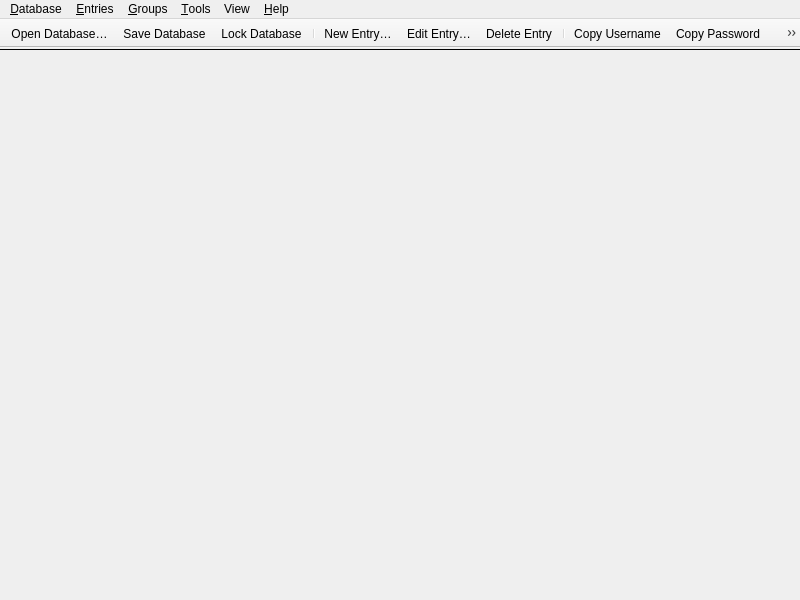
<?xml version="1.0" encoding="UTF-8"?>
<ui version="4.0">
 <class>MainWindow</class>
 <widget class="QMainWindow" name="MainWindow">
  <property name="enabled">
   <bool>true</bool>
  </property>
  <property name="geometry">
   <rect>
    <x>0</x>
    <y>0</y>
    <width>800</width>
    <height>600</height>
   </rect>
  </property>
  <property name="minimumSize">
   <size>
    <width>800</width>
    <height>500</height>
   </size>
  </property>
  <property name="windowTitle">
   <string notr="true">KeePassXC</string>
  </property>
  <widget class="QWidget" name="centralwidget">
   <property name="enabled">
    <bool>true</bool>
   </property>
   <layout class="QVBoxLayout" name="verticalLayout">
    <property name="spacing">
     <number>0</number>
    </property>
    <property name="leftMargin">
     <number>0</number>
    </property>
    <property name="topMargin">
     <number>0</number>
    </property>
    <property name="rightMargin">
     <number>0</number>
    </property>
    <property name="bottomMargin">
     <number>0</number>
    </property>
    <item>
     <widget class="MessageWidget" name="globalMessageWidget" native="true">
      <property name="sizePolicy">
       <sizepolicy hsizetype="Preferred" vsizetype="Preferred">
        <horstretch>0</horstretch>
        <verstretch>0</verstretch>
       </sizepolicy>
      </property>
     </widget>
    </item>
    <item>
     <widget class="Line" name="toolbarSeparator">
      <property name="frameShadow">
       <enum>QFrame::Plain</enum>
      </property>
      <property name="orientation">
       <enum>Qt::Horizontal</enum>
      </property>
     </widget>
    </item>
    <item>
     <widget class="QStackedWidget" name="stackedWidget">
      <property name="sizePolicy">
       <sizepolicy hsizetype="Preferred" vsizetype="Preferred">
        <horstretch>0</horstretch>
        <verstretch>0</verstretch>
       </sizepolicy>
      </property>
      <property name="currentIndex">
       <number>2</number>
      </property>
      <widget class="QWidget" name="pageDatabase">
       <layout class="QVBoxLayout" name="verticalLayout_2">
        <property name="leftMargin">
         <number>0</number>
        </property>
        <property name="topMargin">
         <number>0</number>
        </property>
        <property name="rightMargin">
         <number>0</number>
        </property>
        <property name="bottomMargin">
         <number>0</number>
        </property>
        <item>
         <widget class="DatabaseTabWidget" name="tabWidget">
          <property name="currentIndex">
           <number>-1</number>
          </property>
          <property name="tabsClosable">
           <bool>true</bool>
          </property>
          <property name="movable">
           <bool>true</bool>
          </property>
         </widget>
        </item>
       </layout>
      </widget>
      <widget class="QWidget" name="pageSettings">
       <layout class="QVBoxLayout" name="verticalLayout_3">
        <property name="leftMargin">
         <number>0</number>
        </property>
        <property name="topMargin">
         <number>0</number>
        </property>
        <property name="rightMargin">
         <number>0</number>
        </property>
        <property name="bottomMargin">
         <number>0</number>
        </property>
        <item>
         <widget class="ApplicationSettingsWidget" name="settingsWidget" native="true"/>
        </item>
       </layout>
      </widget>
      <widget class="QWidget" name="pageWelcome">
       <layout class="QVBoxLayout" name="verticalLayout_5">
        <item>
         <layout class="QHBoxLayout" name="horizontalLayout">
          <item>
           <spacer name="horizontalSpacer">
            <property name="orientation">
             <enum>Qt::Horizontal</enum>
            </property>
            <property name="sizeType">
             <enum>QSizePolicy::MinimumExpanding</enum>
            </property>
            <property name="sizeHint" stdset="0">
             <size>
              <width>50</width>
              <height>20</height>
             </size>
            </property>
           </spacer>
          </item>
          <item>
           <widget class="WelcomeWidget" name="welcomeWidget" native="true"/>
          </item>
          <item>
           <spacer name="horizontalSpacer_2">
            <property name="orientation">
             <enum>Qt::Horizontal</enum>
            </property>
            <property name="sizeType">
             <enum>QSizePolicy::MinimumExpanding</enum>
            </property>
            <property name="sizeHint" stdset="0">
             <size>
              <width>50</width>
              <height>20</height>
             </size>
            </property>
           </spacer>
          </item>
         </layout>
        </item>
       </layout>
      </widget>
      <widget class="QWidget" name="pagePasswordGenerator">
       <layout class="QVBoxLayout" name="verticalLayout_6">
        <property name="leftMargin">
         <number>60</number>
        </property>
        <property name="topMargin">
         <number>30</number>
        </property>
        <property name="rightMargin">
         <number>60</number>
        </property>
        <item>
         <spacer name="verticalSpacer_2">
          <property name="orientation">
           <enum>Qt::Vertical</enum>
          </property>
          <property name="sizeHint" stdset="0">
           <size>
            <width>20</width>
            <height>40</height>
           </size>
          </property>
         </spacer>
        </item>
        <item>
         <widget class="PasswordGeneratorWidget" name="passwordGeneratorWidget" native="true"/>
        </item>
        <item>
         <spacer name="verticalSpacer">
          <property name="orientation">
           <enum>Qt::Vertical</enum>
          </property>
          <property name="sizeHint" stdset="0">
           <size>
            <width>20</width>
            <height>40</height>
           </size>
          </property>
         </spacer>
        </item>
       </layout>
      </widget>
     </widget>
    </item>
   </layout>
  </widget>
  <widget class="QMenuBar" name="menubar">
   <property name="geometry">
    <rect>
     <x>0</x>
     <y>0</y>
     <width>800</width>
     <height>22</height>
    </rect>
   </property>
   <property name="contextMenuPolicy">
    <enum>Qt::PreventContextMenu</enum>
   </property>
   <widget class="QMenu" name="menuFile">
    <property name="title">
     <string>&amp;Database</string>
    </property>
    <widget class="QMenu" name="menuRecentDatabases">
     <property name="title">
      <string>&amp;Recent Databases</string>
     </property>
    </widget>
    <widget class="QMenu" name="menuExport">
     <property name="title">
      <string>&amp;Export</string>
     </property>
     <addaction name="actionExportCsv"/>
     <addaction name="actionExportHtml"/>
     <addaction name="actionExportXML"/>
    </widget>
    <addaction name="actionDatabaseNew"/>
    <addaction name="actionDatabaseOpen"/>
    <addaction name="menuRecentDatabases"/>
    <addaction name="actionDatabaseSave"/>
    <addaction name="actionDatabaseSaveAs"/>
    <addaction name="actionDatabaseSaveBackup"/>
    <addaction name="actionDatabaseClose"/>
    <addaction name="separator"/>
    <addaction name="actionLockDatabase"/>
    <addaction name="actionLockAllDatabases"/>
    <addaction name="separator"/>
    <addaction name="actionDatabaseSettings"/>
    <addaction name="actionDatabaseSecurity"/>
    <addaction name="actionReports"/>
    <addaction name="separator"/>
    <addaction name="actionPasskeys"/>
    <addaction name="actionImportPasskey"/>
    <addaction name="separator"/>
    <addaction name="actionDatabaseMerge"/>
    <addaction name="actionImport"/>
    <addaction name="menuExport"/>
    <addaction name="separator"/>
    <addaction name="actionQuit"/>
   </widget>
   <widget class="QMenu" name="menuHelp">
    <property name="title">
     <string>&amp;Help</string>
    </property>
    <addaction name="separator"/>
    <addaction name="actionGettingStarted"/>
    <addaction name="actionUserGuide"/>
    <addaction name="actionKeyboardShortcuts"/>
    <addaction name="actionOnlineHelp"/>
    <addaction name="separator"/>
    <addaction name="actionCheckForUpdates"/>
    <addaction name="actionDonate"/>
    <addaction name="actionBugReport"/>
    <addaction name="actionAbout"/>
   </widget>
   <widget class="QMenu" name="menuEntries">
    <property name="title">
     <string>&amp;Entries</string>
    </property>
    <property name="separatorsCollapsible">
     <bool>true</bool>
    </property>
    <widget class="QMenu" name="menuEntryCopyAttribute">
     <property name="toolTip">
      <string/>
     </property>
     <property name="title">
      <string>Copy Att&amp;ribute</string>
     </property>
     <addaction name="actionEntryCopyTitle"/>
     <addaction name="actionEntryCopyNotes"/>
     <addaction name="separator"/>
    </widget>
    <widget class="QMenu" name="menuEntryTotp">
     <property name="title">
      <string>TOTP</string>
     </property>
     <addaction name="actionEntryCopyTotp"/>
     <addaction name="actionEntryCopyPasswordTotp"/>
     <addaction name="actionEntryTotp"/>
     <addaction name="actionEntryTotpQRCode"/>
     <addaction name="actionEntrySetupTotp"/>
    </widget>
    <widget class="QMenu" name="menuTags">
     <property name="tearOffEnabled">
      <bool>true</bool>
     </property>
     <property name="title">
      <string>Tags</string>
     </property>
    </widget>
    <addaction name="separator"/>
    <addaction name="actionEntryNew"/>
    <addaction name="actionEntryEdit"/>
    <addaction name="actionEntryExpire"/>
    <addaction name="actionEntryClone"/>
    <addaction name="actionEntryDelete"/>
    <addaction name="separator"/>
    <addaction name="actionEntryMoveUp"/>
    <addaction name="actionEntryMoveDown"/>
    <addaction name="separator"/>
    <addaction name="actionEntryCopyUsername"/>
    <addaction name="actionEntryCopyPassword"/>
    <addaction name="actionEntryCopyURL"/>
    <addaction name="menuEntryCopyAttribute"/>
    <addaction name="menuEntryTotp"/>
    <addaction name="menuTags"/>
    <addaction name="separator"/>
    <addaction name="actionEntryAutoType"/>
    <addaction name="separator"/>
    <addaction name="actionEntryImportPasskey"/>
    <addaction name="actionEntryRemovePasskey"/>
    <addaction name="separator"/>
    <addaction name="actionEntryOpenUrl"/>
    <addaction name="actionEntryDownloadIcon"/>
    <addaction name="separator"/>
    <addaction name="actionEntryAddToAgent"/>
    <addaction name="actionEntryRemoveFromAgent"/>
    <addaction name="separator"/>
    <addaction name="actionEntryRestore"/>
   </widget>
   <widget class="QMenu" name="menuGroups">
    <property name="title">
     <string>&amp;Groups</string>
    </property>
    <addaction name="actionGroupEmptyRecycleBin"/>
    <addaction name="separator"/>
    <addaction name="actionGroupNew"/>
    <addaction name="actionGroupEdit"/>
    <addaction name="actionGroupClone"/>
    <addaction name="actionGroupDelete"/>
    <addaction name="separator"/>
    <addaction name="actionGroupSortAsc"/>
    <addaction name="actionGroupSortDesc"/>
    <addaction name="separator"/>
    <addaction name="actionGroupDownloadFavicons"/>
   </widget>
   <widget class="QMenu" name="menuTools">
    <property name="title">
     <string>&amp;Tools</string>
    </property>
    <addaction name="actionPasswordGenerator"/>
    <addaction name="actionClearSSHAgent"/>
    <addaction name="actionSettings"/>
   </widget>
   <widget class="QMenu" name="menuView">
    <property name="title">
     <string>View</string>
    </property>
    <widget class="QMenu" name="menuTheme">
     <property name="title">
      <string>Theme</string>
     </property>
     <addaction name="actionThemeAuto"/>
     <addaction name="actionThemeLight"/>
     <addaction name="actionThemeDark"/>
     <addaction name="actionThemeOled"/>
     <addaction name="actionThemeClassic"/>
    </widget>
    <addaction name="menuTheme"/>
    <addaction name="actionCompactMode"/>
    <addaction name="actionAlwaysOnTop"/>
    <addaction name="actionAllowScreenCapture"/>
    <addaction name="separator"/>
    <addaction name="actionShowPreviewPanel"/>
    <addaction name="actionShowGroupPanel"/>
    <addaction name="separator"/>
    <addaction name="actionShowMenubar"/>
    <addaction name="actionShowToolbar"/>
    <addaction name="separator"/>
    <addaction name="actionHideUsernames"/>
    <addaction name="actionHidePasswords"/>
   </widget>
   <addaction name="menuFile"/>
   <addaction name="menuEntries"/>
   <addaction name="menuGroups"/>
   <addaction name="menuTools"/>
   <addaction name="menuView"/>
   <addaction name="menuHelp"/>
  </widget>
  <widget class="KPToolBar" name="toolBar">
   <property name="contextMenuPolicy">
    <enum>Qt::PreventContextMenu</enum>
   </property>
   <property name="movable">
    <bool>false</bool>
   </property>
   <property name="iconSize">
    <size>
     <width>26</width>
     <height>26</height>
    </size>
   </property>
   <attribute name="toolBarArea">
    <enum>TopToolBarArea</enum>
   </attribute>
   <attribute name="toolBarBreak">
    <bool>false</bool>
   </attribute>
   <addaction name="actionDatabaseOpen"/>
   <addaction name="actionDatabaseSave"/>
   <addaction name="actionLockDatabaseToolbar"/>
   <addaction name="separator"/>
   <addaction name="actionEntryNew"/>
   <addaction name="actionEntryEdit"/>
   <addaction name="actionEntryDelete"/>
   <addaction name="separator"/>
   <addaction name="actionEntryCopyUsername"/>
   <addaction name="actionEntryCopyPassword"/>
   <addaction name="actionEntryCopyURL"/>
   <addaction name="actionEntryAutoType"/>
   <addaction name="separator"/>
   <addaction name="actionDatabaseSettings"/>
   <addaction name="actionReports"/>
   <addaction name="separator"/>
   <addaction name="actionPasswordGenerator"/>
   <addaction name="actionSettings"/>
   <addaction name="separator"/>
  </widget>
  <action name="actionQuit">
   <property name="text">
    <string>&amp;Quit</string>
   </property>
   <property name="menuRole">
    <enum>QAction::QuitRole</enum>
   </property>
  </action>
  <action name="actionAbout">
   <property name="text">
    <string>&amp;About</string>
   </property>
   <property name="menuRole">
    <enum>QAction::AboutRole</enum>
   </property>
  </action>
  <action name="actionCheckForUpdates">
   <property name="text">
    <string>&amp;Check for Updates</string>
   </property>
   <property name="menuRole">
    <enum>QAction::ApplicationSpecificRole</enum>
   </property>
  </action>
  <action name="actionDatabaseOpen">
   <property name="text">
    <string>&amp;Open Database…</string>
   </property>
  </action>
  <action name="actionDatabaseSave">
   <property name="text">
    <string>&amp;Save Database</string>
   </property>
  </action>
  <action name="actionDatabaseClose">
   <property name="text">
    <string>&amp;Close Database</string>
   </property>
  </action>
  <action name="actionDatabaseNew">
   <property name="text">
    <string>&amp;New Database…</string>
   </property>
   <property name="toolTip">
    <string>Create a new database</string>
   </property>
  </action>
  <action name="actionDatabaseMerge">
   <property name="text">
    <string>&amp;Merge From Database…</string>
   </property>
   <property name="toolTip">
    <string>Merge from another KDBX database</string>
   </property>
  </action>
  <action name="actionEntryNew">
   <property name="text">
    <string>&amp;New Entry…</string>
   </property>
   <property name="toolTip">
    <string>New Entry</string>
   </property>
  </action>
  <action name="actionEntryEdit">
   <property name="text">
    <string>&amp;Edit Entry…</string>
   </property>
   <property name="iconText">
    <string>Edit Entry…</string>
   </property>
   <property name="toolTip">
    <string>View or edit entry</string>
   </property>
  </action>
  <action name="actionEntryExpire">
   <property name="enabled">
    <bool>false</bool>
   </property>
   <property name="text">
    <string>E&amp;xpire Entry</string>
   </property>
   <property name="iconText">
    <string>Expire Entry</string>
   </property>
   <property name="toolTip">
    <string>Expire Entry</string>
   </property>
  </action>
  <action name="actionEntryDelete">
   <property name="text">
    <string>&amp;Delete Entry</string>
   </property>
   <property name="iconText">
    <string>Delete Entry</string>
   </property>
   <property name="toolTip">
    <string>Delete Entry</string>
   </property>
   <property name="shortcut">
    <string notr="true">Del</string>
   </property>
  </action>
  <action name="actionGroupNew">
   <property name="text">
    <string>&amp;New Group…</string>
   </property>
   <property name="toolTip">
    <string>Add a new group</string>
   </property>
  </action>
  <action name="actionGroupEdit">
   <property name="text">
    <string>&amp;Edit Group…</string>
   </property>
  </action>
  <action name="actionGroupDelete">
   <property name="text">
    <string>&amp;Delete Group…</string>
   </property>
  </action>
  <action name="actionGroupDownloadFavicons">
   <property name="text">
    <string>Download All &amp;Favicons…</string>
   </property>
  </action>
  <action name="actionGroupSortAsc">
   <property name="text">
    <string>Sort &amp;A-Z</string>
   </property>
  </action>
  <action name="actionGroupSortDesc">
   <property name="text">
    <string>Sort &amp;Z-A</string>
   </property>
  </action>
  <action name="actionDatabaseSaveAs">
   <property name="text">
    <string>Sa&amp;ve Database As…</string>
   </property>
  </action>
  <action name="actionDatabaseSecurity">
   <property name="text">
    <string>Database &amp;Security…</string>
   </property>
  </action>
  <action name="actionReports">
   <property name="checkable">
    <bool>true</bool>
   </property>
   <property name="text">
    <string>Database &amp;Reports…</string>
   </property>
   <property name="toolTip">
    <string>Statistics, health check, etc.</string>
   </property>
   <property name="menuRole">
    <enum>QAction::NoRole</enum>
   </property>
  </action>
  <action name="actionDatabaseSettings">
   <property name="checkable">
    <bool>true</bool>
   </property>
   <property name="text">
    <string>&amp;Database Settings…</string>
   </property>
   <property name="toolTip">
    <string>Database settings</string>
   </property>
   <property name="menuRole">
    <enum>QAction::NoRole</enum>
   </property>
  </action>
  <action name="actionPasskeys">
   <property name="text">
    <string>Passkeys…</string>
   </property>
   <property name="toolTip">
    <string>Passkeys</string>
   </property>
   <property name="menuRole">
    <enum>QAction::NoRole</enum>
   </property>
  </action>
  <action name="actionImportPasskey">
   <property name="text">
    <string>Import Passkey</string>
   </property>
   <property name="toolTip">
    <string>Import Passkey</string>
   </property>
   <property name="menuRole">
    <enum>QAction::NoRole</enum>
   </property>
  </action>
  <action name="actionEntryClone">
   <property name="text">
    <string>&amp;Clone Entry…</string>
   </property>
  </action>
  <action name="actionEntryMoveUp">
   <property name="text">
    <string>Move u&amp;p</string>
   </property>
   <property name="toolTip">
    <string>Move entry one step up</string>
   </property>
  </action>
  <action name="actionEntryMoveDown">
   <property name="text">
    <string>Move do&amp;wn</string>
   </property>
   <property name="toolTip">
    <string>Move entry one step down</string>
   </property>
  </action>
  <action name="actionEntryCopyUsername">
   <property name="text">
    <string>Copy &amp;Username</string>
   </property>
   <property name="toolTip">
    <string>Copy username to clipboard</string>
   </property>
  </action>
  <action name="actionEntryCopyPassword">
   <property name="text">
    <string>Copy &amp;Password</string>
   </property>
   <property name="toolTip">
    <string>Copy password to clipboard</string>
   </property>
  </action>
  <action name="actionSettings">
   <property name="checkable">
    <bool>true</bool>
   </property>
   <property name="text">
    <string>&amp;Settings</string>
   </property>
   <property name="menuRole">
    <enum>QAction::PreferencesRole</enum>
   </property>
  </action>
  <action name="actionPasswordGenerator">
   <property name="checkable">
    <bool>true</bool>
   </property>
   <property name="text">
    <string>&amp;Password Generator</string>
   </property>
  </action>
  <action name="actionEntryAutoType">
   <property name="text">
    <string>Perform &amp;Auto-Type</string>
   </property>
  </action>
  <action name="actionEntryImportPasskey">
   <property name="text">
    <string>Import Passkey</string>
   </property>
  </action>
  <action name="actionEntryRemovePasskey">
   <property name="text">
    <string>Remove Passkey From Entry</string>
   </property>
  </action>
  <action name="actionEntryAutoTypeUsername">
   <property name="enabled">
    <bool>false</bool>
   </property>
   <property name="text">
    <string notr="true">{USERNAME}</string>
   </property>
   <property name="iconText">
    <string notr="true">{USERNAME}</string>
   </property>
   <property name="toolTip">
    <string notr="true">{USERNAME}</string>
   </property>
  </action>
  <action name="actionEntryAutoTypeUsernameEnter">
   <property name="enabled">
    <bool>false</bool>
   </property>
   <property name="text">
    <string notr="true">{USERNAME}{ENTER}</string>
   </property>
   <property name="iconText">
    <string notr="true">{USERNAME}{ENTER}</string>
   </property>
   <property name="toolTip">
    <string notr="true">{USERNAME}{ENTER}</string>
   </property>
  </action>
  <action name="actionEntryAutoTypePassword">
   <property name="enabled">
    <bool>false</bool>
   </property>
   <property name="text">
    <string notr="true">{PASSWORD}</string>
   </property>
   <property name="iconText">
    <string notr="true">{PASSWORD}</string>
   </property>
   <property name="toolTip">
    <string notr="true">{PASSWORD}</string>
   </property>
  </action>
  <action name="actionEntryAutoTypePasswordEnter">
   <property name="enabled">
    <bool>false</bool>
   </property>
   <property name="text">
    <string notr="true">{PASSWORD}{ENTER}</string>
   </property>
   <property name="iconText">
    <string notr="true">{PASSWORD}{ENTER}</string>
   </property>
   <property name="toolTip">
    <string notr="true">{PASSWORD}{ENTER}</string>
   </property>
  </action>
  <action name="actionEntryAutoTypeTOTP">
   <property name="enabled">
    <bool>false</bool>
   </property>
   <property name="text">
    <string notr="true">{TOTP}</string>
   </property>
   <property name="iconText">
    <string notr="true">{TOTP}</string>
   </property>
   <property name="toolTip">
    <string notr="true">{TOTP}</string>
   </property>
  </action>
  <action name="actionEntryAutoTypeURL">
   <property name="enabled">
    <bool>false</bool>
   </property>
   <property name="text">
    <string notr="true">{URL}</string>
   </property>
   <property name="iconText">
    <string notr="true">{URL}</string>
   </property>
   <property name="toolTip">
    <string notr="true">{URL}</string>
   </property>
  </action>
  <action name="actionEntryAutoTypeURLEnter">
   <property name="enabled">
    <bool>false</bool>
   </property>
   <property name="text">
    <string notr="true">{URL}{ENTER}</string>
   </property>
   <property name="iconText">
    <string notr="true">{URL}{ENTER}</string>
   </property>
   <property name="toolTip">
    <string notr="true">{URL}{ENTER}</string>
   </property>
  </action>
  <action name="actionEntryDownloadIcon">
   <property name="text">
    <string>Download &amp;Favicon</string>
   </property>
  </action>
  <action name="actionEntryOpenUrl">
   <property name="text">
    <string>Open &amp;URL</string>
   </property>
  </action>
  <action name="actionLockDatabase">
   <property name="text">
    <string>&amp;Lock Database</string>
   </property>
  </action>
  <action name="actionLockAllDatabases">
   <property name="text">
    <string>Lock &amp;All Databases</string>
   </property>
  </action>
  <action name="actionEntryCopyTitle">
   <property name="text">
    <string>&amp;Title</string>
   </property>
   <property name="toolTip">
    <string>Copy title to clipboard</string>
   </property>
  </action>
  <action name="actionEntryCopyURL">
   <property name="text">
    <string>Copy &amp;URL</string>
   </property>
   <property name="toolTip">
    <string>Copy URL to clipboard</string>
   </property>
  </action>
  <action name="actionEntryCopyNotes">
   <property name="text">
    <string>&amp;Notes</string>
   </property>
   <property name="toolTip">
    <string>Copy notes to clipboard</string>
   </property>
  </action>
  <action name="actionExportCsv">
   <property name="text">
    <string>&amp;CSV File…</string>
   </property>
  </action>
  <action name="actionExportHtml">
   <property name="text">
    <string>&amp;HTML File…</string>
   </property>
  </action>
  <action name="actionImportKeePass1">
   <property name="text">
    <string>KeePass 1 Database…</string>
   </property>
   <property name="toolTip">
    <string>Import a KeePass 1 database</string>
   </property>
  </action>
  <action name="actionImportOpVault">
   <property name="text">
    <string>1Password Vault…</string>
   </property>
   <property name="toolTip">
    <string>Import a 1Password Vault</string>
   </property>
  </action>
  <action name="actionImportCsv">
   <property name="text">
    <string>CSV File…</string>
   </property>
   <property name="toolTip">
    <string>Import a CSV file</string>
   </property>
  </action>
  <action name="actionEntryTotp">
   <property name="text">
    <string>Show TOTP</string>
   </property>
  </action>
  <action name="actionEntryTotpQRCode">
   <property name="text">
    <string>Show QR Code</string>
   </property>
  </action>
  <action name="actionEntrySetupTotp">
   <property name="text">
    <string>Set up TOTP…</string>
   </property>
  </action>
  <action name="actionEntryCopyTotp">
   <property name="text">
    <string>Copy &amp;TOTP</string>
   </property>
  </action>
  <action name="actionEntryCopyPasswordTotp">
   <property name="text">
    <string>Copy Password and TOTP</string>
   </property>
  </action>
  <action name="actionGroupEmptyRecycleBin">
   <property name="text">
    <string>E&amp;mpty recycle bin</string>
   </property>
   <property name="toolTip">
    <string>Empty Recycle Bin</string>
   </property>
  </action>
  <action name="actionDonate">
   <property name="text">
    <string>&amp;Donate</string>
   </property>
  </action>
  <action name="actionBugReport">
   <property name="text">
    <string>Report a &amp;Bug</string>
   </property>
  </action>
  <action name="actionGettingStarted">
   <property name="text">
    <string>&amp;Getting Started</string>
   </property>
   <property name="toolTip">
    <string>Open Getting Started Guide</string>
   </property>
  </action>
  <action name="actionOnlineHelp">
   <property name="text">
    <string>&amp;Online Help</string>
   </property>
   <property name="toolTip">
    <string>Go to online documentation</string>
   </property>
  </action>
  <action name="actionUserGuide">
   <property name="text">
    <string>&amp;User Guide</string>
   </property>
   <property name="toolTip">
    <string>Open User Guide</string>
   </property>
  </action>
  <action name="actionKeyboardShortcuts">
   <property name="text">
    <string>&amp;Keyboard Shortcuts</string>
   </property>
   <property name="shortcut">
    <string notr="true">Ctrl+/</string>
   </property>
  </action>
  <action name="actionDatabaseSaveBackup">
   <property name="text">
    <string>Save Database Backup…</string>
   </property>
  </action>
  <action name="actionEntryAddToAgent">
   <property name="text">
    <string>Add key to SSH Agent</string>
   </property>
  </action>
  <action name="actionEntryRemoveFromAgent">
   <property name="text">
    <string>Remove key from SSH Agent</string>
   </property>
  </action>
  <action name="actionCompactMode">
   <property name="checkable">
    <bool>true</bool>
   </property>
   <property name="text">
    <string>Compact Mode</string>
   </property>
  </action>
  <action name="actionThemeAuto">
   <property name="checkable">
    <bool>true</bool>
   </property>
   <property name="checked">
    <bool>true</bool>
   </property>
   <property name="text">
    <string>Automatic</string>
   </property>
  </action>
  <action name="actionThemeLight">
   <property name="checkable">
    <bool>true</bool>
   </property>
   <property name="text">
    <string>Light</string>
   </property>
  </action>
  <action name="actionThemeDark">
   <property name="checkable">
    <bool>true</bool>
   </property>
   <property name="text">
    <string>Dark</string>
   </property>
  </action>
  <action name="actionThemeOled">
   <property name="checkable">
    <bool>true</bool>
   </property>
   <property name="text">
    <string>Dark (OLED)</string>
   </property>
   <property name="toolTip">
    <string>Pure-black dark theme for OLED displays</string>
   </property>
  </action>
  <action name="actionThemeClassic">
   <property name="checkable">
    <bool>true</bool>
   </property>
   <property name="text">
    <string>Classic (Platform-native)</string>
   </property>
  </action>
  <action name="actionShowMenubar">
   <property name="checkable">
    <bool>true</bool>
   </property>
   <property name="checked">
    <bool>true</bool>
   </property>
   <property name="text">
    <string>Show Menubar</string>
   </property>
   <property name="toolTip">
    <string>Toggle Show Menubar</string>
   </property>
  </action>
  <action name="actionShowToolbar">
   <property name="checkable">
    <bool>true</bool>
   </property>
   <property name="checked">
    <bool>true</bool>
   </property>
   <property name="text">
    <string>Show Toolbar</string>
   </property>
  </action>
  <action name="actionShowPreviewPanel">
   <property name="checkable">
    <bool>true</bool>
   </property>
   <property name="checked">
    <bool>true</bool>
   </property>
   <property name="text">
    <string>Show Preview Panel</string>
   </property>
  </action>
  <action name="actionAlwaysOnTop">
   <property name="checkable">
    <bool>true</bool>
   </property>
   <property name="text">
    <string>Always on Top</string>
   </property>
   <property name="shortcut">
    <string notr="true">Ctrl+Shift+A</string>
   </property>
  </action>
  <action name="actionHideUsernames">
   <property name="checkable">
    <bool>true</bool>
   </property>
   <property name="text">
    <string>Hide Usernames</string>
   </property>
   <property name="shortcut">
    <string notr="true">Ctrl+Shift+B</string>
   </property>
  </action>
  <action name="actionHidePasswords">
   <property name="checkable">
    <bool>true</bool>
   </property>
   <property name="checked">
    <bool>true</bool>
   </property>
   <property name="text">
    <string>Hide Passwords</string>
   </property>
   <property name="shortcut">
    <string notr="true">Ctrl+Shift+C</string>
   </property>
  </action>
  <action name="actionEntryAutoTypeSequence">
   <property name="text">
    <string notr="true">{USERNAME}{TAB}{PASSWORD}{ENTER}</string>
   </property>
   <property name="iconText">
    <string notr="true">{USERNAME}{TAB}{PASSWORD}{ENTER}</string>
   </property>
   <property name="toolTip">
    <string notr="true">{USERNAME}{TAB}{PASSWORD}{ENTER}</string>
   </property>
  </action>
  <action name="actionGroupClone">
   <property name="text">
    <string>Clone Group...</string>
   </property>
  </action>
  <action name="actionEntryRestore">
   <property name="text">
    <string notr="true" extracomment="Translatable string with plural form set in CPP file">Restore Entry(s)</string>
   </property>
   <property name="toolTip">
    <string notr="true" extracomment="Translatable string with plural form set in CPP file">Restore Entry(s)</string>
   </property>
   <property name="shortcut">
    <string notr="true">Ctrl+R</string>
   </property>
  </action>
  <action name="actionLockDatabaseToolbar">
   <property name="text">
    <string>&amp;Lock Database</string>
   </property>
  </action>
  <action name="actionExportXML">
   <property name="text">
    <string>&amp;XML File…</string>
   </property>
   <property name="toolTip">
    <string>XML File…</string>
   </property>
  </action>
  <action name="actionAllowScreenCapture">
   <property name="checkable">
    <bool>true</bool>
   </property>
   <property name="text">
    <string>Allow Screen Capture</string>
   </property>
  </action>
  <action name="actionImport1PUX">
   <property name="text">
    <string>1Password 1PUX...</string>
   </property>
   <property name="toolTip">
    <string>Import a 1Password 1PUX file</string>
   </property>
  </action>
  <action name="actionImport">
   <property name="text">
    <string>Import…</string>
   </property>
  </action>
  <action name="actionShowGroupPanel">
   <property name="checkable">
    <bool>true</bool>
   </property>
   <property name="checked">
    <bool>true</bool>
   </property>
   <property name="text">
    <string>Show Group Panel</string>
   </property>
   <property name="toolTip">
    <string>Toggle Show Group Panel</string>
   </property>
  </action>
  <action name="actionClearSSHAgent">
   <property name="text">
    <string>Clear SSH Agent</string>
   </property>
   <property name="toolTip">
    <string>Clear all identities in ssh-agent</string>
   </property>
   <property name="menuRole">
    <enum>QAction::TextHeuristicRole</enum>
   </property>
  </action>
 </widget>
 <customwidgets>
  <customwidget>
   <class>MessageWidget</class>
   <extends>QWidget</extends>
   <header>gui/MessageWidget.h</header>
   <container>1</container>
  </customwidget>
  <customwidget>
   <class>PasswordGeneratorWidget</class>
   <extends>QWidget</extends>
   <header>gui/PasswordGeneratorWidget.h</header>
   <container>1</container>
  </customwidget>
  <customwidget>
   <class>DatabaseTabWidget</class>
   <extends>QTabWidget</extends>
   <header>gui/DatabaseTabWidget.h</header>
   <container>1</container>
  </customwidget>
  <customwidget>
   <class>ApplicationSettingsWidget</class>
   <extends>QWidget</extends>
   <header>gui/ApplicationSettingsWidget.h</header>
   <container>1</container>
  </customwidget>
  <customwidget>
   <class>WelcomeWidget</class>
   <extends>QWidget</extends>
   <header>gui/WelcomeWidget.h</header>
   <container>1</container>
  </customwidget>
  <customwidget>
   <class>KPToolBar</class>
   <extends>QToolBar</extends>
   <header>gui/widgets/KPToolBar.h</header>
  </customwidget>
 </customwidgets>
 <resources/>
 <connections/>
</ui>
